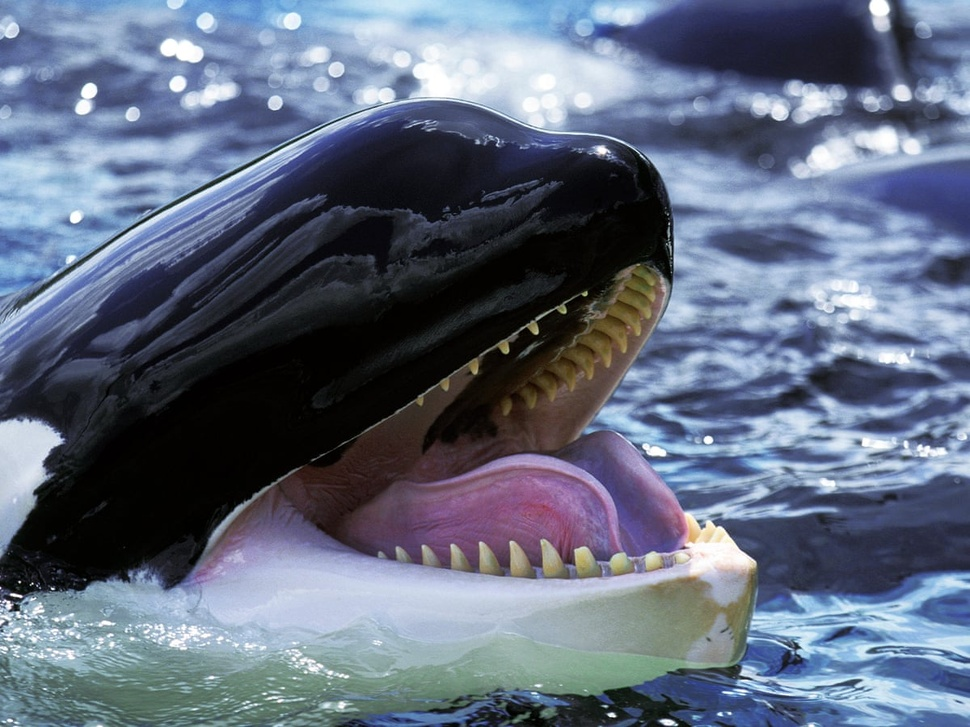
#> input picture orcaHappy.jpg, 970 x 727 px, shrunk from 1200 x 900 before the run
$ python main.py
#> lines starting #> are read from the running program, lines starting #| are printed output that depends on the picture; after the words box and inside, x2 and y2 are one past the last pixel; in counts of white or black regions, pixels touching at a corner belong together
import cv2
import numpy as np
import matplotlib.pyplot as plt

#load image
def read_file(filename):
#> called with filename = 'orcaHappy.jpg'
    img = cv2.imread(filename)
#> img is the input picture: shape (727, 970, 3); mean B, G, R 126.9, 107.2, 97.1
    img = cv2.cvtColor(img, cv2.COLOR_BGR2RGB)
    #Plot image
    # plt.imshow(img)
    # plt.show()
    return img

filename = "orcaHappy.jpg"
img = read_file(filename)

org_img = np.copy(img)

#increase edges for cartoon feel
#edge mask

def edge_mask(img, line_size, blur_value):
    #input - Input image
    #output - edges
#> called with line_size = 7, blur_value = 7
    gray = cv2.cvtColor(img, cv2.COLOR_RGB2GRAY)
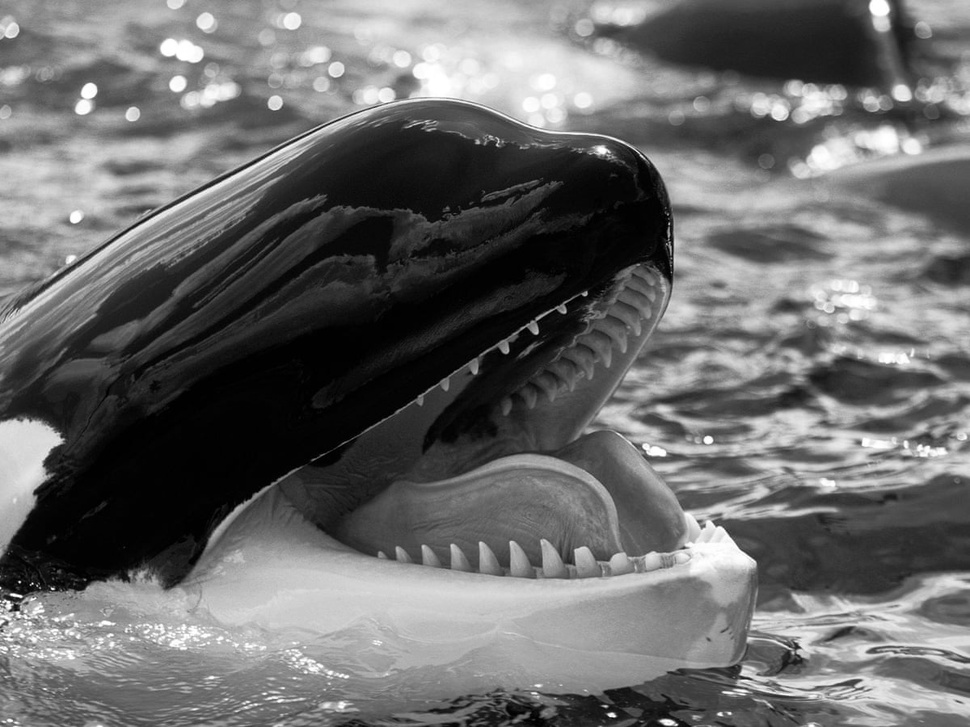
#> gray: shape (727, 970); min 0, max 255, mean 106.4
    gray_blur = cv2.medianBlur(gray, blur_value)

    edges = cv2.adaptiveThreshold(gray_blur, 255, cv2.ADAPTIVE_THRESH_MEAN_C, cv2.THRESH_BINARY, line_size, blur_value)
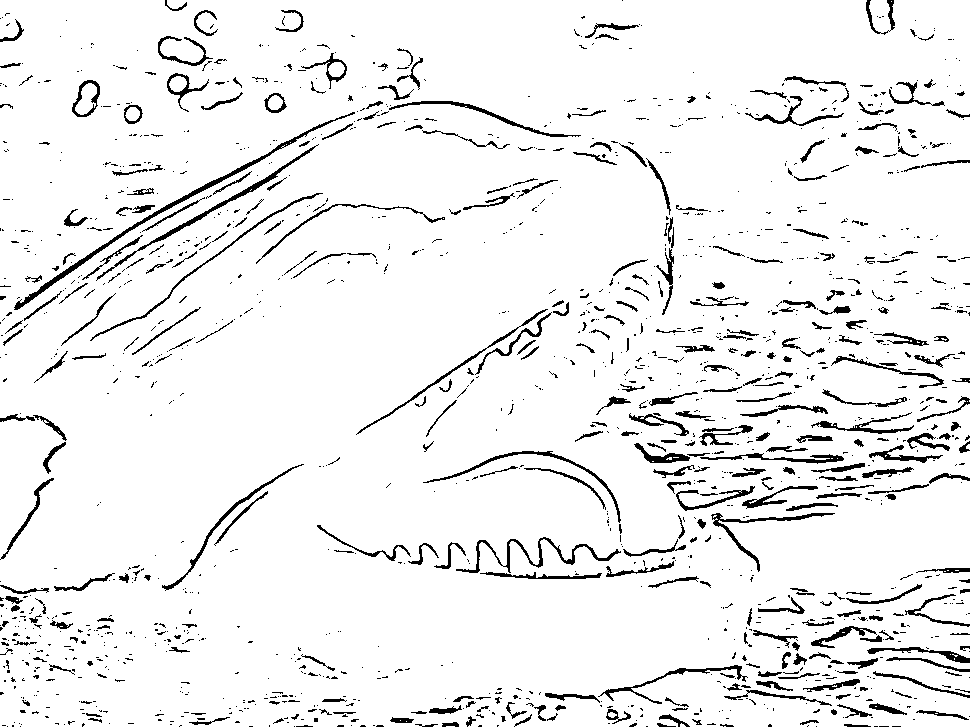
#> edges: shape (727, 970); 93.6% white; black in thin lines or dots


    return edges

line_size = 7
blur_value = 7
edges = edge_mask(img, line_size, blur_value)
#Plot
# plt.imshow(edges, cmap = "binary")
# plt.show()

#reduce color palette
def color_quan(img, k):
    #transform image
#> called with k = 9
    data = np.float32(img).reshape((-1,3))

    #determine criteria
    crit = (cv2.TERM_CRITERIA_EPS+ cv2.TERM_CRITERIA_MAX_ITER, 20, 0.001)

    #implemeant k-means
    ret, label, center = cv2.kmeans(data, k, None, crit, 10, cv2.KMEANS_RANDOM_CENTERS)
#> ret = 349466407.8; center = [[122.2, 142.6, 171.2], [8.35, 8.08, 7.87], [149.4, 172.8, 201.1], [116.1, 113.3, 115.9], [66.74, 71.52, 98.42], [39.56, 38.75, 48.85], [223.1, 233, 242.2], [181.4, 201, 224.9], [85.97, 102.1, 146.3]]
    center = np.uint8(center)
#> center = [[122, 142, 171], [8, 8, 7], [149, 172, 201], [116, 113, 115], [66, 71, 98], [39, 38, 48], [223, 233, 242], [181, 201, 224], [85, 102, 146]]

    result = center[label.flatten()]
    result = result.reshape(img.shape)
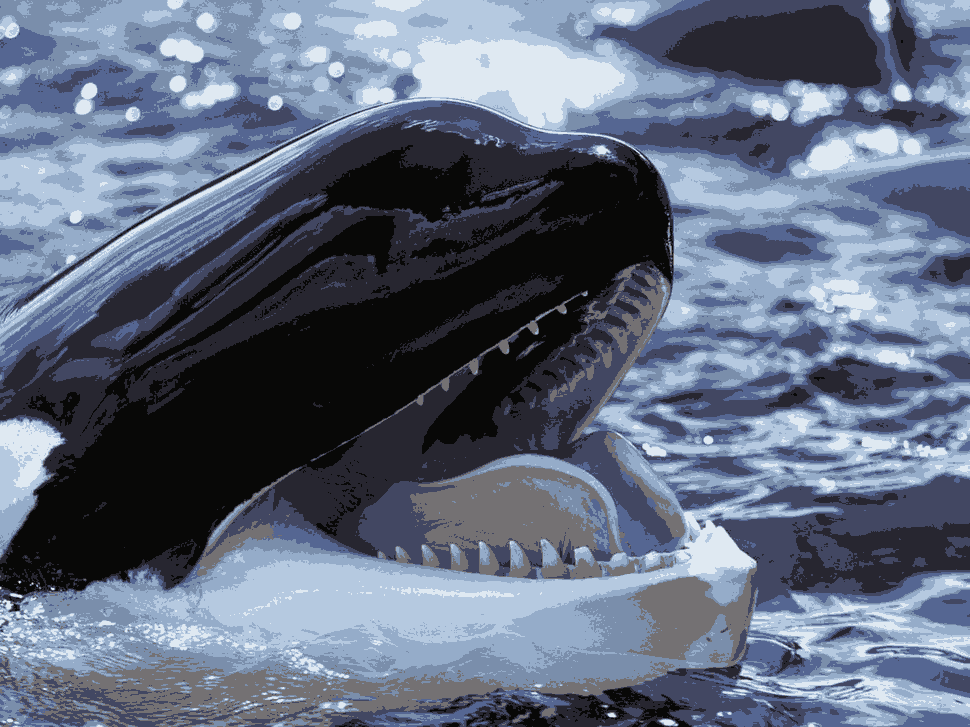
#> result: shape (727, 970, 3); mean R, G, B 96.6, 106.8, 126.3

    return result

img = color_quan(img, k = 9)

# plt.imshow(img)
# plt.show()

#reduce noise
blurr = cv2.bilateralFilter(img, d = 3, sigmaColor=200, sigmaSpace=200)

# plt.imshow(blurr)
# plt.show()

#combine edge mask with color quan

def animation():
    c = cv2.bitwise_and(blurr, blurr, mask=edges)
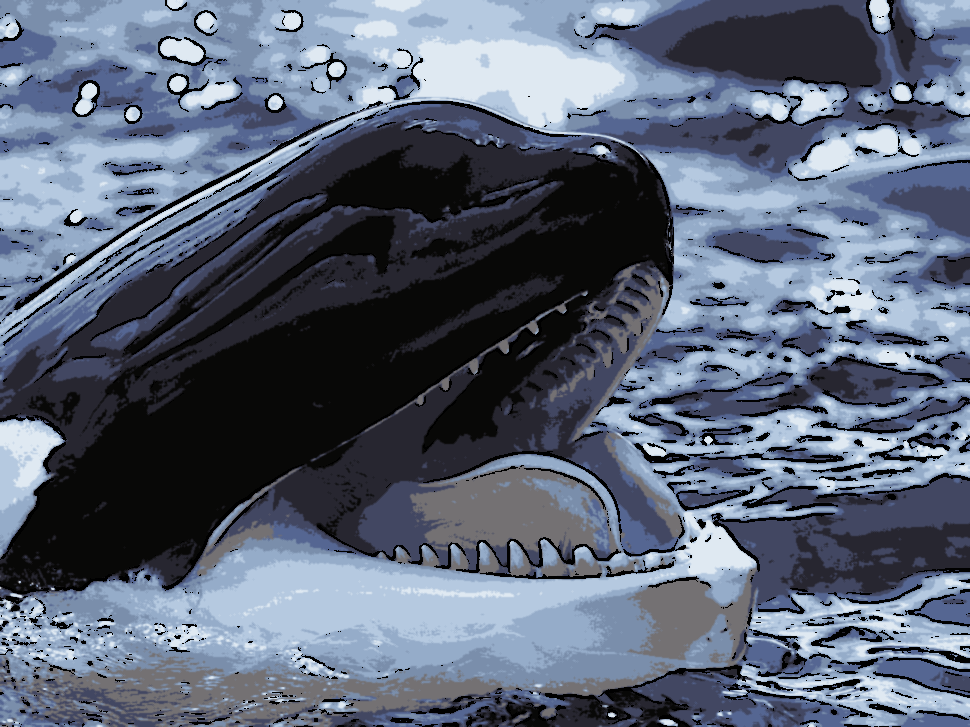
#> c: shape (727, 970, 3); mean R, G, B 91.4, 100.9, 118.8

    # plt.imshow(c)
    # plt.show()

    plt.subplot(1, 2, 1)
    plt.title("Animated")
    plt.imshow(c)
    plt.axis('off')

    plt.subplot(1, 2, 2)
    plt.title("Original")
    plt.imshow(org_img)
    plt.axis('off')

    plt.tight_layout()
    plt.show()
animation()

$ run again, with orcaUp.jpg copied over orcaHappy.jpg
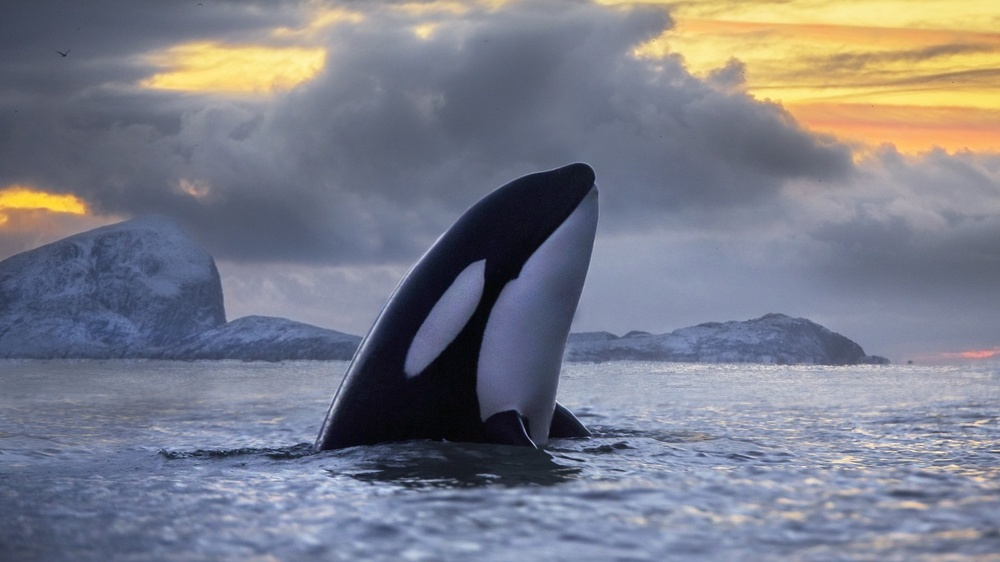
#> input picture orcaUp.jpg, 1000 x 562 px, shrunk from 1600 x 900 before the run
#> in read_file, img is the input picture: shape (562, 1000, 3); mean B, G, R 137.5, 125.2, 122.9
#> in edge_mask, `edges = cv2.adaptiveThreshold(gray_blur, 255, cv2.ADAPTIVE_THRESH_MEAN..`:
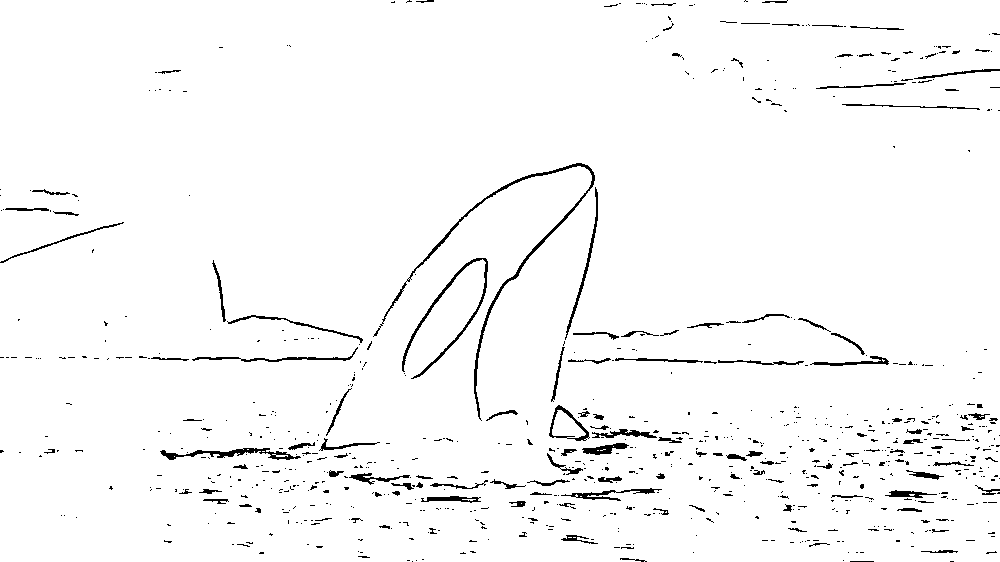
#> edges: shape (562, 1000); 97.2% white; black in thin lines or dots
#> in color_quan, `ret, label, center = cv2.kmeans(data, k, None, crit, 10, cv2.KMEANS_RA..`: ret = 174791851.3; center = [[244.3, 219.8, 136.2], [175.3, 177.3, 190.6], [74.34, 83.13, 107.8], [144.5, 151, 173], [121.4, 129, 152.4], [185.4, 150.4, 115.9], [99.66, 107.6, 131], [18.01, 19.91, 32.45], [232.7, 182.3, 108.2]]
#> in color_quan, `center = np.uint8(center)`: center = [[244, 219, 136], [175, 177, 190], [74, 83, 107], [144, 151, 172], [121, 129, 152], [185, 150, 115], [99, 107, 131], [18, 19, 32], [232, 182, 108]]
#> in animation, `c = cv2.bitwise_and(blurr, blurr, mask=edges)`:
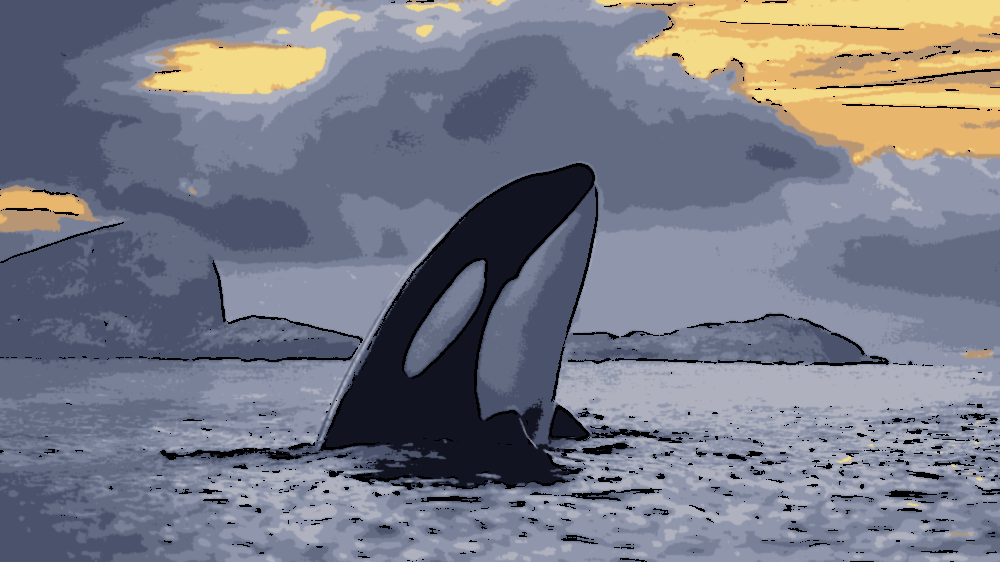
#> c: shape (562, 1000, 3); mean R, G, B 119.8, 122.2, 133.9

$ run again, with orcaSunset.jpeg copied over orcaHappy.jpg
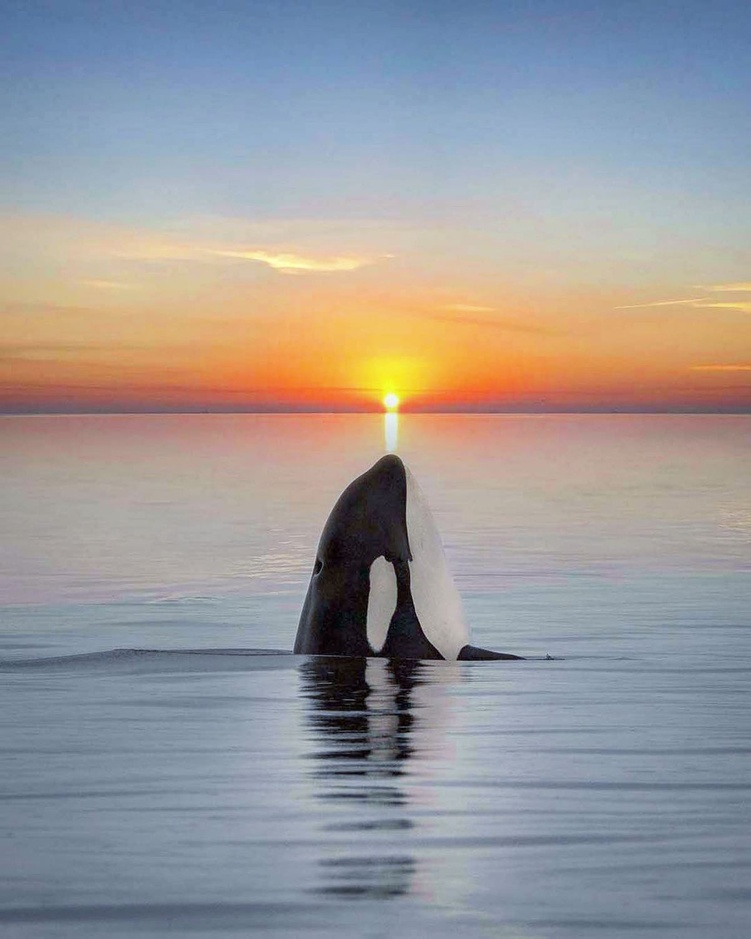
#> input picture orcaSunset.jpeg, 751 x 939 px, shrunk from 1200 x 1501 before the run
#> in read_file, img is the input picture: shape (939, 751, 3); mean B, G, R 153.6, 152.4, 155.1
#> in edge_mask, `edges = cv2.adaptiveThreshold(gray_blur, 255, cv2.ADAPTIVE_THRESH_MEAN..`:
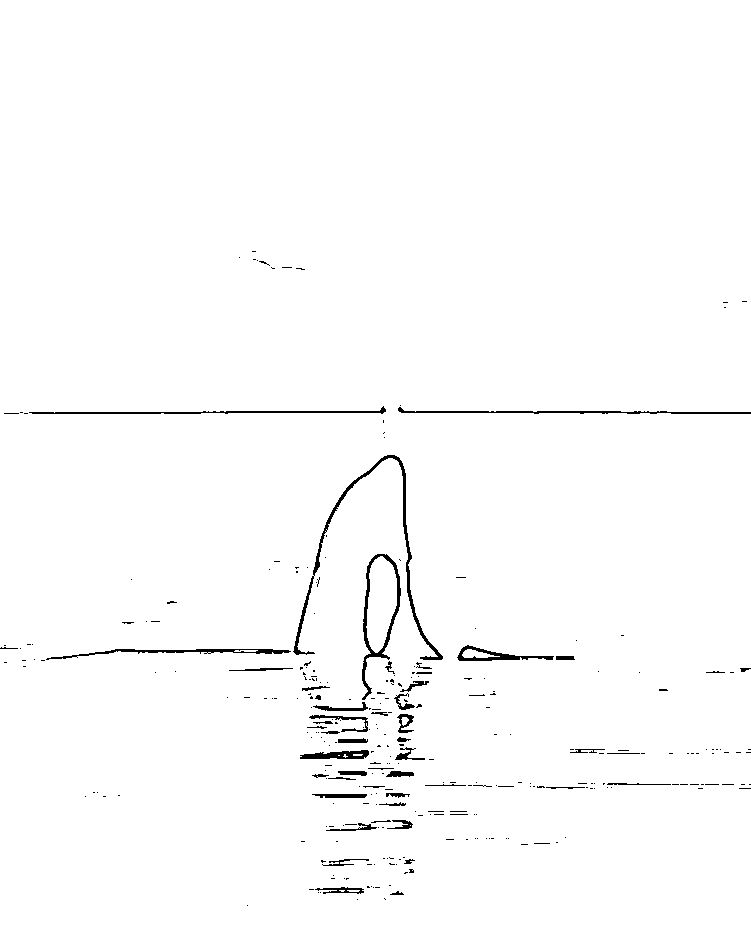
#> edges: shape (939, 751); 98.6% white; 299 black regions (249 under 20 px), largest, box (x1, y1, x2, y2) and area: (293, 455, 443, 660) 1523, (362, 554, 401, 700) 938, (29, 406, 386, 414) 714
#> in color_quan, `ret, label, center = cv2.kmeans(data, k, None, crit, 10, cv2.KMEANS_RA..`: ret = 359423727.5; center = [[174.5, 112.5, 97.1], [175.6, 163.8, 158.1], [104, 120.3, 141.7], [33.69, 29.12, 34.37], [207.6, 195.6, 177.3], [127.5, 146.4, 168.8], [158.7, 173.8, 190.1], [221.9, 174, 123.2], [235.1, 159.3, 73.34]]
#> in color_quan, `center = np.uint8(center)`: center = [[174, 112, 97], [175, 163, 158], [103, 120, 141], [33, 29, 34], [207, 195, 177], [127, 146, 168], [158, 173, 190], [221, 174, 123], [235, 159, 73]]
#> in animation, `c = cv2.bitwise_and(blurr, blurr, mask=edges)`:
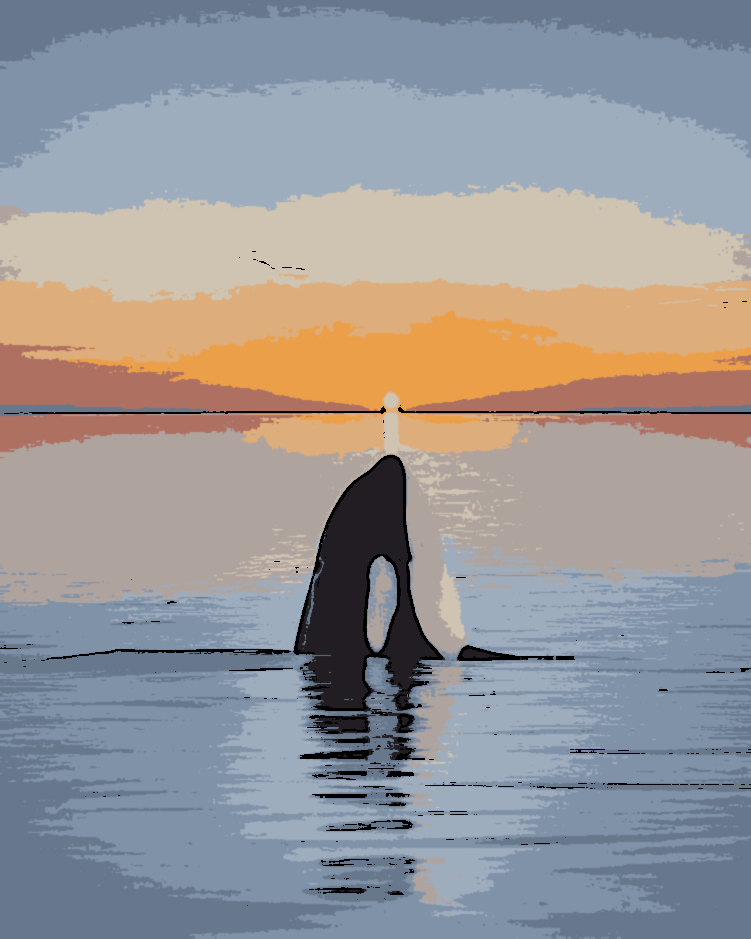
#> c: shape (939, 751, 3); mean R, G, B 153.3, 150.8, 151.9
